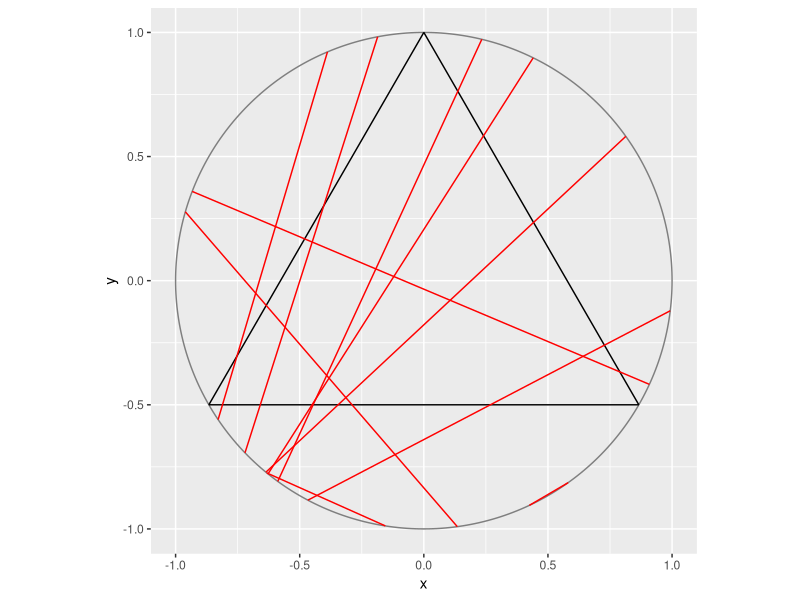
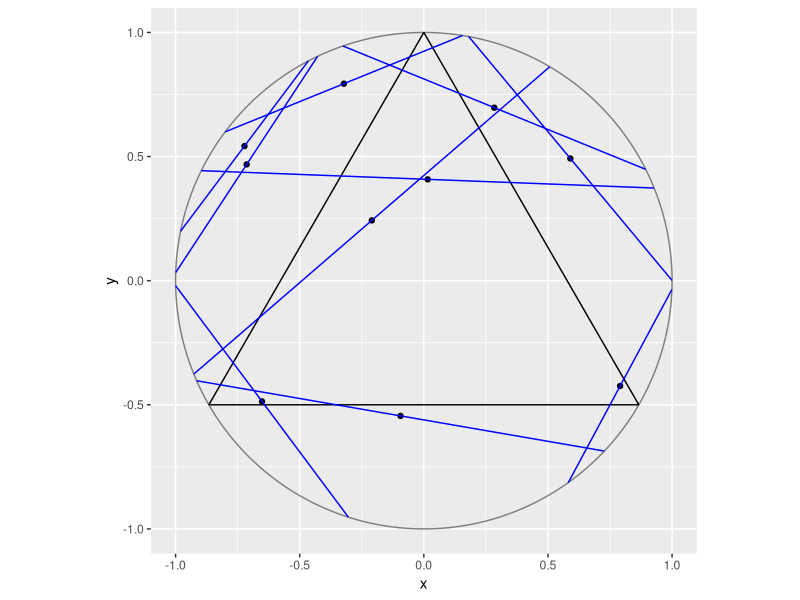

These charts were generated, in order, by the following R code:
# Instruction to students: You may clear the code in this file and replace it
# with your own.

library(tidyverse)
library(ggforce)


# Draw a random chord in a unit circle centred at origin -----------------------

# Coordinates of equilateral triangle
eqtri_df <- tibble(
  x    = c(0, sqrt(3) / 2, -sqrt(3) / 2),
  y    = c(1, -0.5, -0.5),
  xend = c(sqrt(3) / 2, -sqrt(3) / 2, 0),
  yend = c(-0.5, -0.5, 1)
)

# Coordinates of random chord
x0 = 0
y0 = 0
r = 1
n = 10

# Method A

angle_ep1 = 2*pi*runif(n)
angle_ep2 = 2*pi*runif(n)

# Endpoint coordinates
x1 = x0 + r*cos(angle_ep1)
y1 = y0 + r*sin(angle_ep1)

x2 = x0 + r*cos(angle_ep2)
y2 = y0 + r*sin(angle_ep2)


MethodA_df <- tibble(
  x    = x1,
  y    = y1,
  xend = x2,
  yend = y2
)

# Plot
p1 <- ggplot() +
  ggforce::geom_circle(aes(x0 = 0, y0 = 0, r = 1), col = "gray50") +
  geom_segment(data = eqtri_df, aes(x = x, y = y, xend = xend, yend = yend)) +
  geom_segment(data = MethodA_df, aes(x = x, y = y, xend = xend, yend = yend), col = "red") +
  coord_equal()


# Method C

angle_mdpt = 2*pi*runif(n)
a = r*sqrt(runif(n))
d = sqrt(r^2 - a^2)

# Endpoint coordinates
x5 = x0 + a*cos(angle_mdpt) + d*sin(angle_mdpt)
y5 = x0 + a*sin(angle_mdpt) - d*cos(angle_mdpt)
x6 = x0 + a*cos(angle_mdpt) - d*sin(angle_mdpt)
y6 = x0 + a*sin(angle_mdpt) + d*cos(angle_mdpt)

# Midpoint of segments
mdptx = (x5 + x6) / 2
mdpty = (y5 + y6) / 2

MethodC_df <- tibble(
  mdptx = mdptx,
  mdpty = mdpty,
  x    = x5,
  y    = y5,
  xend = x6,
  yend = y6
)

p3 <- ggplot() +
  ggforce::geom_circle(aes(x0 = 0, y0 = 0, r = 1), col = "gray50") +
  geom_segment(data = eqtri_df, aes(x = x, y = y, xend = xend, yend = yend)) +
  geom_point(data = MethodC_df, aes(x = mdptx, y = mdpty)) +
  geom_segment(data = MethodC_df, aes(x = x, y = y, xend = xend, yend = yend), col = "blue") +
  coord_equal()
